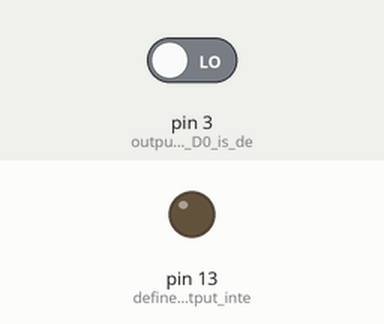
Recording of a sketch running on a simulated Arduino Uno, built with avr-gcc and run on an emulated ATmega328P. On the bench: output pins drawn as LEDs (lit = HIGH). The test bench sets the inputs (shaded band); at power-on: pin 3 (output_interface_D0_is_de) LOW.

Above: at 1.2 s.
1.3 s: pin 3 (output_interface_D0_is_de) driven HIGH
At 1.6 s:
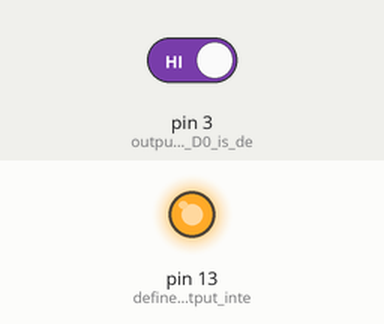
2.8 s: pin 3 (output_interface_D0_is_de) driven LOW
At 4.0 s:
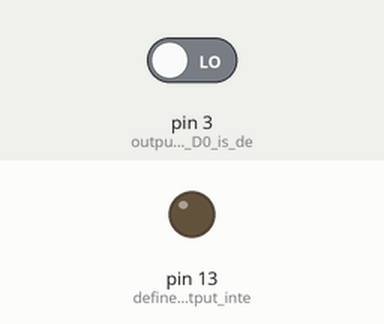
Timing chart, 0 to 5.8 s (numbered marks = the images above; inputs shaded):
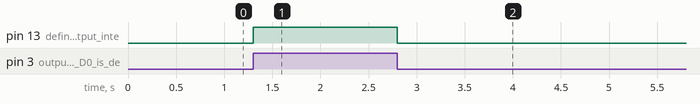

Measured:
- after the input at 1.3 s, pin 13 (define_LED_as_output_inte): LOW → HIGH at once
- after the input at 2.8 s, pin 13 (define_LED_as_output_inte): HIGH → LOW at once

The sketch:

mic_pick.ino
```cpp
//int ledPin=13;
//int sensorPin=7;
//boolean val =0;
//
//void setup(){
//  pinMode(ledPin, OUTPUT);
//  pinMode(sensorPin, INPUT);
//  Serial.begin (9600);
//}
//
//void loop (){
//  val =digitalRead(sensorPin);
//  Serial.println (val);
//  // when the sensor detects a signal above the threshold value, LED flashes
//  if (val==HIGH) {
//    digitalWrite(ledPin, HIGH);
//  }
//  else {
//    digitalWrite(ledPin, LOW);
//  }
//}
int val=0;
void setup ()
{
  pinMode (13, OUTPUT) ;// define LED as output interface
  pinMode (3, INPUT) ;// output interface D0 is defined sensor
}

void loop () {
  val = digitalRead(3);// digital interface will be assigned a value of pin 3 to read val
  if (val == HIGH) // When the sound detection module detects a signal, LED flashes
  {
    digitalWrite (13, HIGH);
  }
  else
  {
    digitalWrite (13, LOW);
  }                 // wait for a second
}
```
